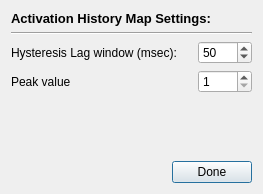
<?xml version="1.0" encoding="UTF-8"?>
<ui version="4.0">
 <class>DSP_ActivationHistorySettings</class>
 <widget class="QDialog" name="DSP_ActivationHistorySettings">
  <property name="geometry">
   <rect>
    <x>0</x>
    <y>0</y>
    <width>263</width>
    <height>194</height>
   </rect>
  </property>
  <property name="windowTitle">
   <string>Activation History Settings</string>
  </property>
  <layout class="QVBoxLayout" name="verticalLayout">
   <item>
    <widget class="QLabel" name="label">
     <property name="font">
      <font>
       <pointsize>10</pointsize>
       <weight>75</weight>
       <bold>true</bold>
      </font>
     </property>
     <property name="text">
      <string>Activation History Map Settings:</string>
     </property>
    </widget>
   </item>
   <item>
    <widget class="Line" name="line">
     <property name="orientation">
      <enum>Qt::Horizontal</enum>
     </property>
    </widget>
   </item>
   <item>
    <layout class="QHBoxLayout" name="horizontalLayout_8">
     <item>
      <widget class="QLabel" name="label_14">
       <property name="font">
        <font>
         <pointsize>9</pointsize>
        </font>
       </property>
       <property name="text">
        <string>Hysteresis Lag window (msec):</string>
       </property>
      </widget>
     </item>
     <item>
      <spacer name="horizontalSpacer_8">
       <property name="orientation">
        <enum>Qt::Horizontal</enum>
       </property>
       <property name="sizeHint" stdset="0">
        <size>
         <width>40</width>
         <height>20</height>
        </size>
       </property>
      </spacer>
     </item>
     <item>
      <widget class="QDoubleSpinBox" name="doubleSpinBox_lagWindowMsec">
       <property name="sizePolicy">
        <sizepolicy hsizetype="Maximum" vsizetype="Fixed">
         <horstretch>0</horstretch>
         <verstretch>0</verstretch>
        </sizepolicy>
       </property>
       <property name="font">
        <font>
         <pointsize>9</pointsize>
        </font>
       </property>
       <property name="decimals">
        <number>0</number>
       </property>
       <property name="minimum">
        <double>1.000000000000000</double>
       </property>
       <property name="maximum">
        <double>1000.000000000000000</double>
       </property>
       <property name="singleStep">
        <double>1.000000000000000</double>
       </property>
       <property name="value">
        <double>50.000000000000000</double>
       </property>
      </widget>
     </item>
    </layout>
   </item>
   <item>
    <layout class="QHBoxLayout" name="horizontalLayout_9">
     <item>
      <widget class="QLabel" name="label_15">
       <property name="font">
        <font>
         <pointsize>9</pointsize>
        </font>
       </property>
       <property name="text">
        <string>Peak value</string>
       </property>
      </widget>
     </item>
     <item>
      <spacer name="horizontalSpacer_9">
       <property name="orientation">
        <enum>Qt::Horizontal</enum>
       </property>
       <property name="sizeHint" stdset="0">
        <size>
         <width>40</width>
         <height>20</height>
        </size>
       </property>
      </spacer>
     </item>
     <item>
      <widget class="QDoubleSpinBox" name="doubleSpinBox_peakValue">
       <property name="sizePolicy">
        <sizepolicy hsizetype="Maximum" vsizetype="Fixed">
         <horstretch>0</horstretch>
         <verstretch>0</verstretch>
        </sizepolicy>
       </property>
       <property name="font">
        <font>
         <pointsize>9</pointsize>
        </font>
       </property>
       <property name="decimals">
        <number>0</number>
       </property>
       <property name="minimum">
        <double>1.000000000000000</double>
       </property>
       <property name="maximum">
        <double>1000.000000000000000</double>
       </property>
       <property name="singleStep">
        <double>1.000000000000000</double>
       </property>
       <property name="value">
        <double>1.000000000000000</double>
       </property>
      </widget>
     </item>
    </layout>
   </item>
   <item>
    <spacer name="verticalSpacer">
     <property name="orientation">
      <enum>Qt::Vertical</enum>
     </property>
     <property name="sizeHint" stdset="0">
      <size>
       <width>20</width>
       <height>40</height>
      </size>
     </property>
    </spacer>
   </item>
   <item>
    <layout class="QHBoxLayout" name="horizontalLayout_7">
     <item>
      <spacer name="horizontalSpacer_5">
       <property name="orientation">
        <enum>Qt::Horizontal</enum>
       </property>
       <property name="sizeHint" stdset="0">
        <size>
         <width>40</width>
         <height>20</height>
        </size>
       </property>
      </spacer>
     </item>
     <item>
      <widget class="QPushButton" name="pushButton">
       <property name="font">
        <font>
         <pointsize>9</pointsize>
        </font>
       </property>
       <property name="text">
        <string>Done</string>
       </property>
      </widget>
     </item>
    </layout>
   </item>
  </layout>
 </widget>
 <resources/>
 <connections>
  <connection>
   <sender>pushButton</sender>
   <signal>clicked()</signal>
   <receiver>DSP_ActivationHistorySettings</receiver>
   <slot>close()</slot>
   <hints>
    <hint type="sourcelabel">
     <x>195</x>
     <y>171</y>
    </hint>
    <hint type="destinationlabel">
     <x>176</x>
     <y>193</y>
    </hint>
   </hints>
  </connection>
 </connections>
</ui>
